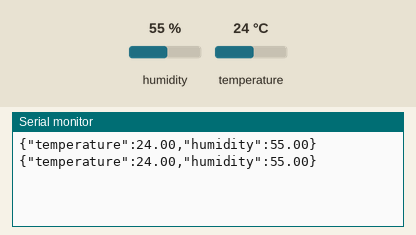
Recording of a sketch running on a simulated Arduino Uno, built with avr-gcc and run on an emulated ATmega328P. Parts: the last lines printed to the serial monitor. The inputs (shaded band) are chosen by the test bench; at power-on: humidity 55 %, temperature 24 °C.

Above: at 4.8 s.
4.9 s: humidity set to 22 %
At 7.1 s:
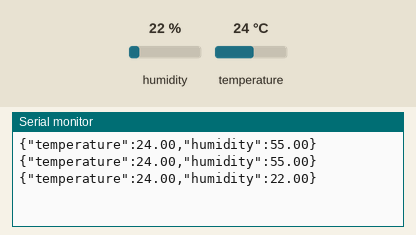
7.9 s: temperature set to 12 °C
At 8.9 s:
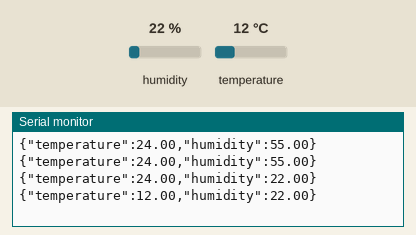
10.9 s: humidity set to 40 %
At 12.4 s:
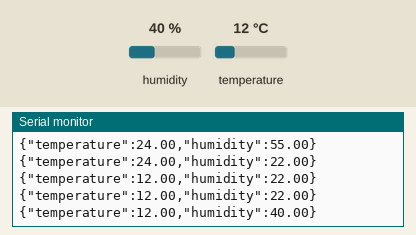
Timing chart, 0 to 13.9 s (numbered marks = the images above; inputs shaded):
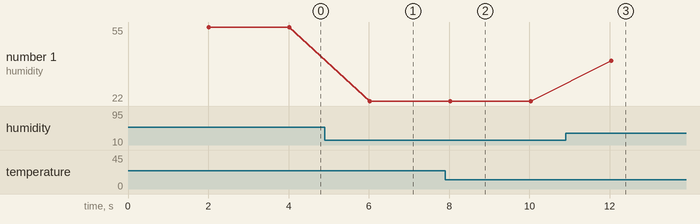

The sketch:

sensor.ino
```cpp
#include <DHT.h>

#define DATA_PIN 9
#define DHT_TYPE DHT22

DHT dhtsensor(DATA_PIN, DHT_TYPE);

void setup()
{
    Serial.begin(9600);

    dhtsensor.begin();
}

void loop()
{
    delay(2000);

    float humidity = dhtsensor.readHumidity();
    float temperature = dhtsensor.readTemperature();

    if(!isnan(humidity) && !isnan(temperature))
    {
        Serial.print("{\"temperature\":");
        Serial.print(temperature);
        Serial.print(",\"humidity\":");
        Serial.print(humidity);
        Serial.println("}");
    }
    else
    {
        Serial.println("{}");
    }
}
```

Measured:
- after the input at 4.9 s, the serial monitor: prints a new line after 1.1 s (image 1)
- after the input at 7.9 s, the serial monitor: prints a new line after 0.12 s (image 2)
- after the input at 10.9 s, the serial monitor: prints a new line after 1.1 s (image 3)
- plotted number 1: 55 → 22 after the input at 4.9 s, 22 → 40 after the input at 10.9 s
